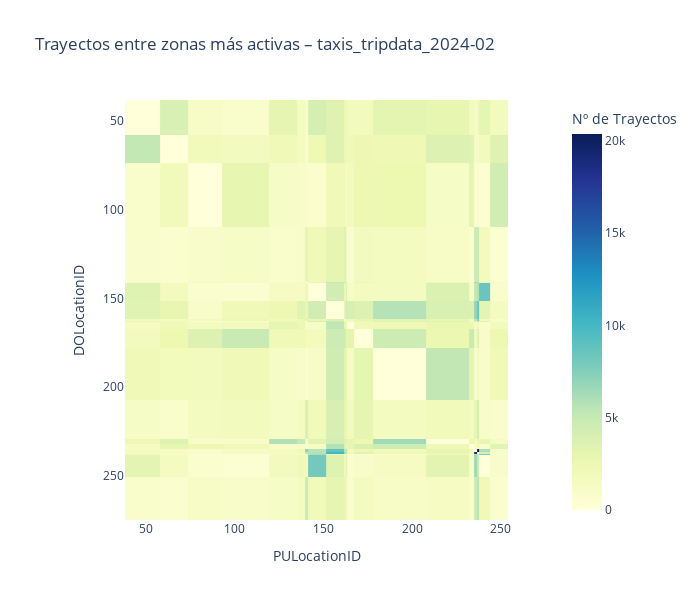
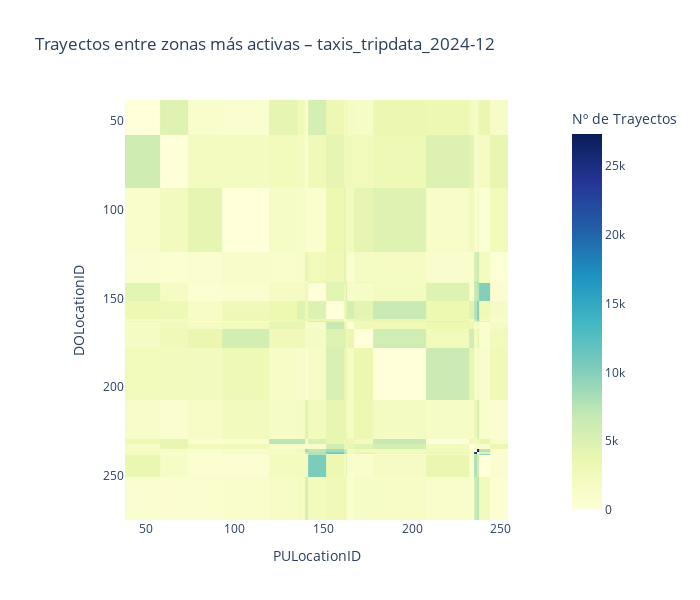
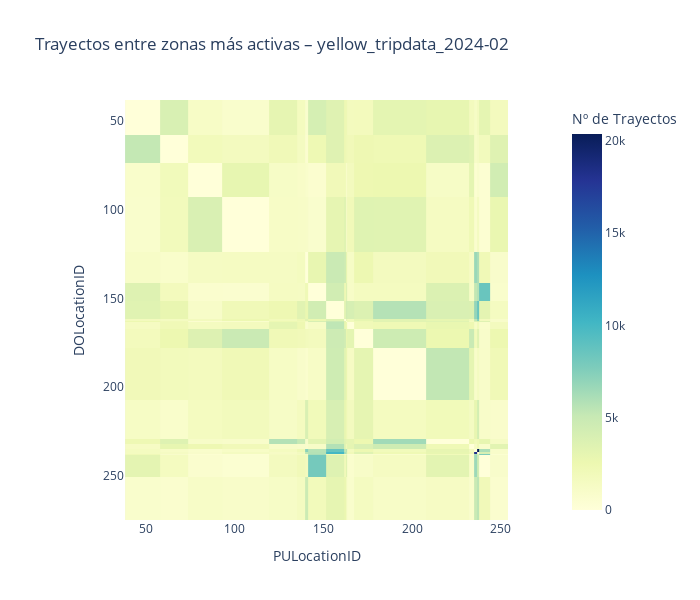
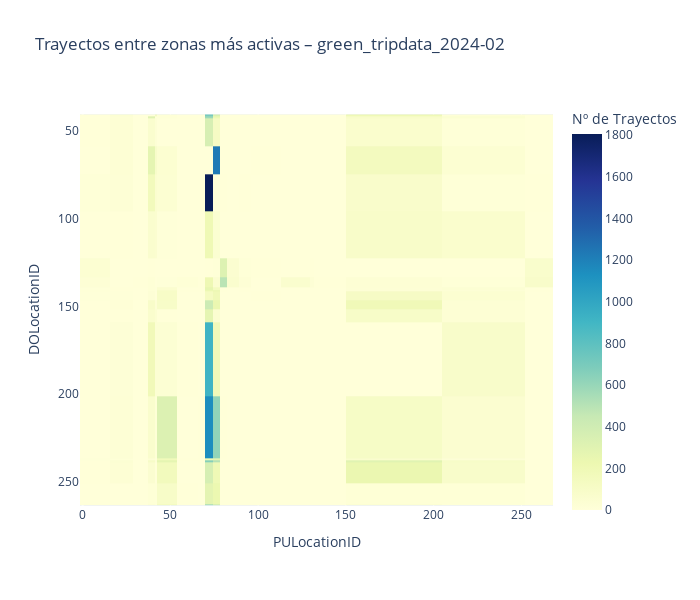

Source (notebook cell) for these figures, in order:
### Markdown cell above
### Visualización de trayectos entre las 20 zonas más activas
- Recorre ambos diccionarios de datasets (originales y limpios).
- Genera un heatmap para cada uno.
- Quita los números dentro de las celdas (annot=False) para que se infieran por escala de color.
- Usa plotly.express.imshow para interactividad: permite ver el valor al pasar el ratón.

### Code cell
def heatmap_zonas_o_coordenadas(datasets_dict, top_n=20, decimals=3):
    """
    Visualiza heatmaps de trayectos entre zonas más activas.
    Usa PULocationID/DOLocationID si existen, si no agrupa por coordenadas redondeadas.
    Si no tiene ninguno, muestra un aviso.

    Parámetros:
    - datasets_dict: diccionario con DataFrames
    - top_n: número de zonas/coordenadas más activas a considerar
    - decimals: decimales para redondear coordenadas (solo si aplica)
    """
    import plotly.express as px

    for nombre, df in datasets_dict.items():
        # --- Zonas oficiales (PULocationID/DOLocationID) ---
        if {'PULocationID', 'DOLocationID'}.issubset(df.columns):
            zonas = df.groupby(['PULocationID', 'DOLocationID']).size().reset_index(name='count')
            top_pu = zonas.groupby('PULocationID')['count'].sum().nlargest(top_n).index
            top_do = zonas.groupby('DOLocationID')['count'].sum().nlargest(top_n).index
            zonas_top = zonas[
                zonas['PULocationID'].isin(top_pu) & zonas['DOLocationID'].isin(top_do)
            ]
            pivot = zonas_top.pivot(index='DOLocationID', columns='PULocationID', values='count').fillna(0)

            fig = px.imshow(
                pivot.values,
                labels=dict(x="PULocationID", y="DOLocationID", color="Nº de Trayectos"),
                x=pivot.columns,
                y=pivot.index,
                color_continuous_scale="YlGnBu",
                title=f"Trayectos entre zonas más activas – {nombre}"
            )
            fig.update_layout(height=600, width=700)
            fig.show()
            continue

        # --- Coordenadas (Start_Lon, Start_Lat, End_Lon, End_Lat) ---
        coord_cols = {"Start_Lon", "Start_Lat", "End_Lon", "End_Lat"}
        if coord_cols.issubset(df.columns):
            # Redondear coordenadas para zonas sintéticas
            df["PU_zone"] = list(zip(df["Start_Lon"].round(decimals), df["Start_Lat"].round(decimals)))
            df["DO_zone"] = list(zip(df["End_Lon"].round(decimals), df["End_Lat"].round(decimals)))
            zonas = df.groupby(['PU_zone', 'DO_zone']).size().reset_index(name='count')

            top_pu = zonas.groupby('PU_zone')['count'].sum().nlargest(top_n).index
            top_do = zonas.groupby('DO_zone')['count'].sum().nlargest(top_n).index
            zonas_top = zonas[
                zonas['PU_zone'].isin(top_pu) & zonas['DO_zone'].isin(top_do)
            ]
            zonas_top['PU_zone_str'] = zonas_top['PU_zone'].astype(str)
            zonas_top['DO_zone_str'] = zonas_top['DO_zone'].astype(str)
            pivot = zonas_top.pivot(index='DO_zone_str', columns='PU_zone_str', values='count').fillna(0)

            fig = px.imshow(
                pivot.values,
                labels=dict(x="Zona Origen (lon, lat)", y="Zona Destino (lon, lat)", color="Nº de Trayectos"),
                x=pivot.columns,
                y=pivot.index,
                color_continuous_scale="YlGnBu",
                title=f"Trayectos entre 'zonas sintéticas' más activas – {nombre}"
            )
            fig.update_layout(height=800, width=1000)
            fig.show()
            continue

        # --- Si no hay columnas válidas ---
        print(f"⚠️ {nombre}: No tiene ni columnas de zonas ni de coordenadas. No se puede generar heatmap.")

# Visualizar heatmaps de datasets unificados y limpios
heatmap_zonas_o_coordenadas(cleaned_datasets)

# Visualizar heatmaps de datasets separados y limpios
heatmap_zonas_o_coordenadas(cleaned_separated_datasets)

### Figure 1 — Plotly figure (JSON) as saved in the notebook; plotly's stock layout.template omitted (floating-point values rounded to 4 significant figures; data arrays with more than 128 entries replaced by an {"elided": "..."} marker saying what was removed)
{"data": [{"coloraxis": "coloraxis", "hovertemplate": "PULocationID: %{x}<br>DOLocationID: %{y}<br>Nº de Trayectos: %{z}<extra></extra>", "name": "0", "type": "heatmap", "x": [48, 68, 79, 107, 132, 138, 141, 142, 161, 162, 163, 164, 170, 186, 230, 234, 236, 237, 239, 249], "xaxis": "x", "y": [48, 68, 79, 140, 141, 142, 161, 162, 163, 164, 170, 186, 229, 230, 234, 236, 237, 238, 239, 263], "yaxis": "y", "z": {"elided": "20x20 float values"}}], "layout": {"coloraxis": {"colorbar": {"title": {"text": "Nº de Trayectos"}}, "colorscale": [[0, "rgb(255,255,217)"], [0.125, "rgb(237,248,177)"], [0.25, "rgb(199,233,180)"], [0.375, "rgb(127,205,187)"], [0.5, "rgb(65,182,196)"], [0.625, "rgb(29,145,192)"], [0.75, "rgb(34,94,168)"], [0.875, "rgb(37,52,148)"], [1, "rgb(8,29,88)"]]}, "height": 600, "title": {"text": "Trayectos entre zonas más activas – taxis_tripdata_2024-02"}, "width": 700, "xaxis": {"anchor": "y", "constrain": "domain", "domain": [0, 1], "scaleanchor": "y", "title": {"text": "PULocationID"}}, "yaxis": {"anchor": "x", "autorange": "reversed", "constrain": "domain", "domain": [0, 1], "title": {"text": "DOLocationID"}}}}

### Figure 2 — Plotly figure (JSON) as saved in the notebook; plotly's stock layout.template omitted (floating-point values rounded to 4 significant figures; data arrays with more than 128 entries replaced by an {"elided": "..."} marker saying what was removed)
{"data": [{"coloraxis": "coloraxis", "hovertemplate": "PULocationID: %{x}<br>DOLocationID: %{y}<br>Nº de Trayectos: %{z}<extra></extra>", "name": "0", "type": "heatmap", "x": [48, 68, 79, 107, 132, 138, 141, 142, 161, 162, 163, 164, 170, 186, 230, 234, 236, 237, 239, 249], "xaxis": "x", "y": [48, 68, 107, 140, 141, 142, 161, 162, 163, 164, 170, 186, 229, 230, 234, 236, 237, 238, 239, 263], "yaxis": "y", "z": {"elided": "20x20 float values"}}], "layout": {"coloraxis": {"colorbar": {"title": {"text": "Nº de Trayectos"}}, "colorscale": [[0, "rgb(255,255,217)"], [0.125, "rgb(237,248,177)"], [0.25, "rgb(199,233,180)"], [0.375, "rgb(127,205,187)"], [0.5, "rgb(65,182,196)"], [0.625, "rgb(29,145,192)"], [0.75, "rgb(34,94,168)"], [0.875, "rgb(37,52,148)"], [1, "rgb(8,29,88)"]]}, "height": 600, "title": {"text": "Trayectos entre zonas más activas – taxis_tripdata_2024-12"}, "width": 700, "xaxis": {"anchor": "y", "constrain": "domain", "domain": [0, 1], "scaleanchor": "y", "title": {"text": "PULocationID"}}, "yaxis": {"anchor": "x", "autorange": "reversed", "constrain": "domain", "domain": [0, 1], "title": {"text": "DOLocationID"}}}}

### Figure 3 — Plotly figure (JSON) as saved in the notebook; plotly's stock layout.template omitted (floating-point values rounded to 4 significant figures; data arrays with more than 128 entries replaced by an {"elided": "..."} marker saying what was removed)
{"data": [{"coloraxis": "coloraxis", "hovertemplate": "PULocationID: %{x}<br>DOLocationID: %{y}<br>Nº de Trayectos: %{z}<extra></extra>", "name": "0", "type": "heatmap", "x": [48, 68, 79, 107, 132, 138, 141, 142, 161, 162, 163, 164, 170, 186, 230, 234, 236, 237, 239, 249], "xaxis": "x", "y": [48, 68, 79, 107, 141, 142, 161, 162, 163, 164, 170, 186, 229, 230, 234, 236, 237, 238, 239, 263], "yaxis": "y", "z": {"elided": "20x20 float values"}}], "layout": {"coloraxis": {"colorbar": {"title": {"text": "Nº de Trayectos"}}, "colorscale": [[0, "rgb(255,255,217)"], [0.125, "rgb(237,248,177)"], [0.25, "rgb(199,233,180)"], [0.375, "rgb(127,205,187)"], [0.5, "rgb(65,182,196)"], [0.625, "rgb(29,145,192)"], [0.75, "rgb(34,94,168)"], [0.875, "rgb(37,52,148)"], [1, "rgb(8,29,88)"]]}, "height": 600, "title": {"text": "Trayectos entre zonas más activas – yellow_tripdata_2024-02"}, "width": 700, "xaxis": {"anchor": "y", "constrain": "domain", "domain": [0, 1], "scaleanchor": "y", "title": {"text": "PULocationID"}}, "yaxis": {"anchor": "x", "autorange": "reversed", "constrain": "domain", "domain": [0, 1], "title": {"text": "DOLocationID"}}}}

### Figure 4 — Plotly figure (JSON) as saved in the notebook; plotly's stock layout.template omitted (floating-point values rounded to 4 significant figures; data arrays with more than 128 entries replaced by an {"elided": "..."} marker saying what was removed)
{"data": [{"coloraxis": "coloraxis", "hovertemplate": "PULocationID: %{x}<br>DOLocationID: %{y}<br>Nº de Trayectos: %{z}<extra></extra>", "name": "0", "type": "heatmap", "x": [7, 24, 33, 41, 42, 43, 65, 66, 74, 75, 82, 83, 95, 97, 129, 130, 134, 166, 244, 260], "xaxis": "x", "y": [41, 42, 43, 74, 75, 116, 129, 138, 140, 141, 142, 151, 152, 166, 236, 237, 238, 239, 262, 263], "yaxis": "y", "z": {"elided": "20x20 float values"}}], "layout": {"coloraxis": {"colorbar": {"title": {"text": "Nº de Trayectos"}}, "colorscale": [[0, "rgb(255,255,217)"], [0.125, "rgb(237,248,177)"], [0.25, "rgb(199,233,180)"], [0.375, "rgb(127,205,187)"], [0.5, "rgb(65,182,196)"], [0.625, "rgb(29,145,192)"], [0.75, "rgb(34,94,168)"], [0.875, "rgb(37,52,148)"], [1, "rgb(8,29,88)"]]}, "height": 600, "title": {"text": "Trayectos entre zonas más activas – green_tripdata_2024-02"}, "width": 700, "xaxis": {"anchor": "y", "constrain": "domain", "domain": [0, 1], "scaleanchor": "y", "title": {"text": "PULocationID"}}, "yaxis": {"anchor": "x", "autorange": "reversed", "constrain": "domain", "domain": [0, 1], "title": {"text": "DOLocationID"}}}}
